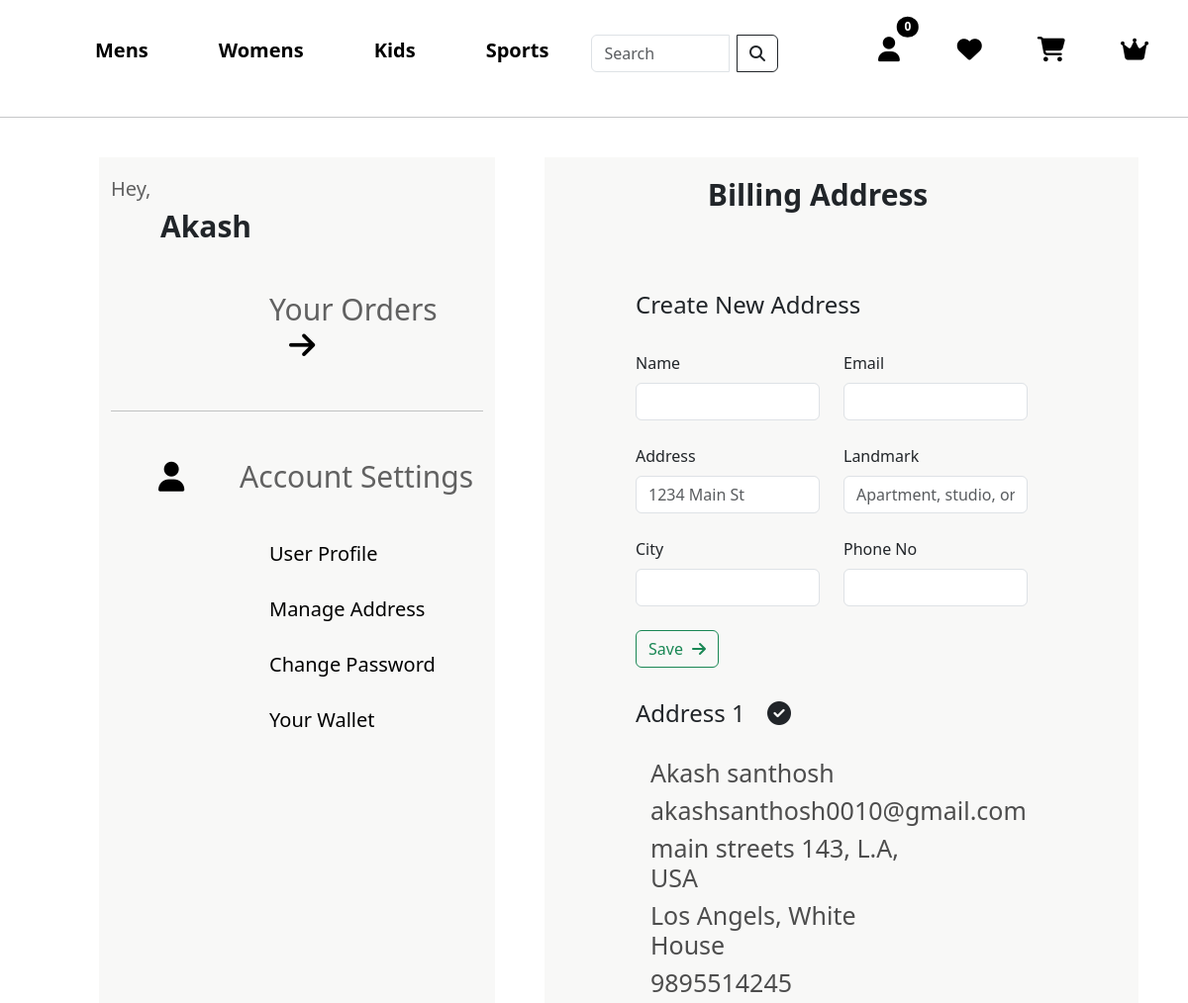
The page /user_address/ (signed in, upper part) on the database as committed earlier.
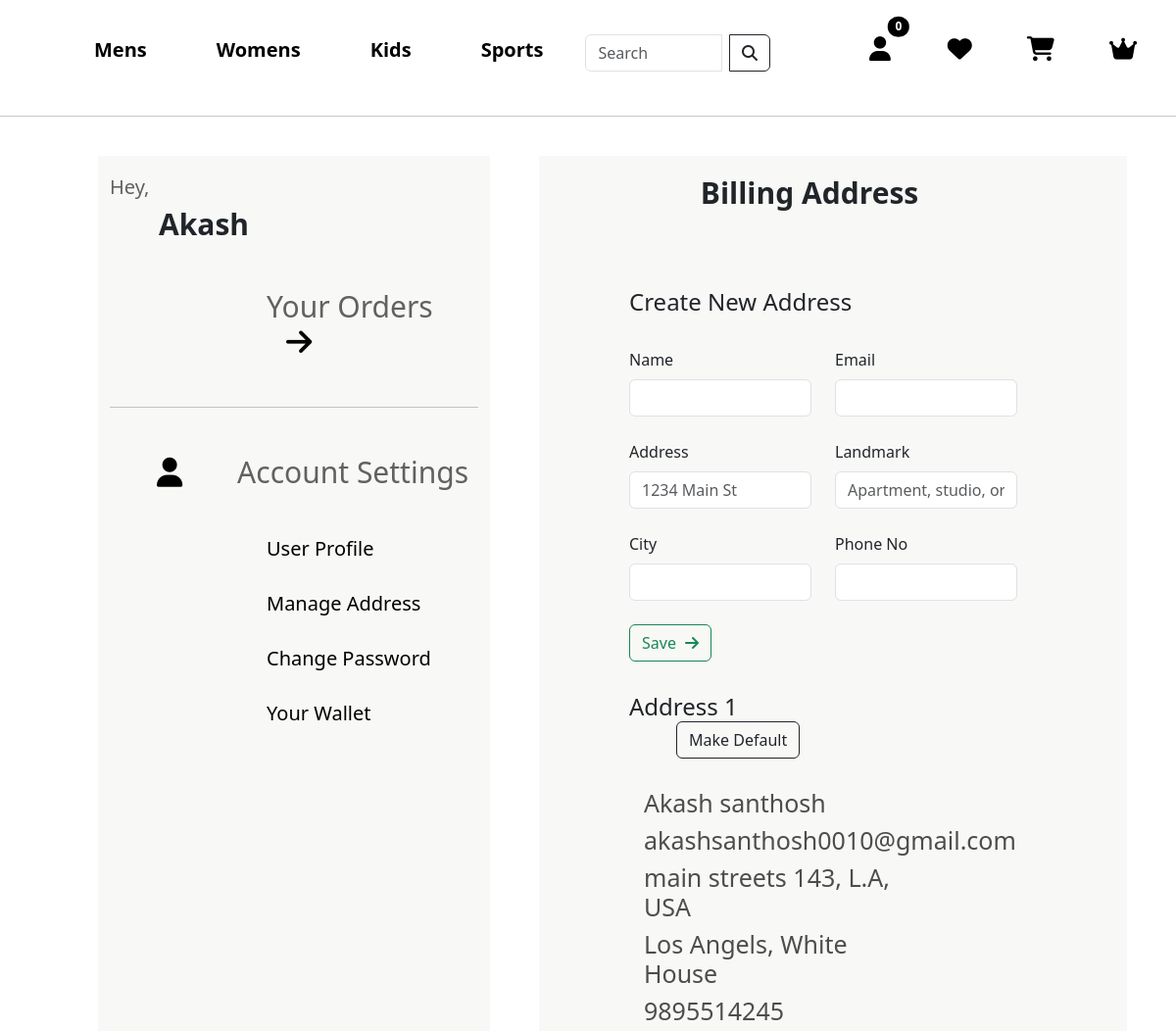
The same page on the database as committed later.
### core/models.py (models this page shows)
class Address(models.Model):
    user = models.ForeignKey(CustomUser, on_delete=models.SET_NULL, null=True)
    name = models.CharField(max_length=100, null=True)
    address = models.CharField(max_length=100, null=True)
    phone_no = models.CharField(max_length=12, null=True)
    city = models.CharField(max_length=100, null=True)
    landmark = models.CharField(max_length=100, null=True)
    email = models.EmailField()
    status = models.BooleanField(default=False)
    class Meta:
        verbose_name_plural = "Address"

### core/views.py (the view, shortened to what this page needs)
# urls.py: path('user_address/', views.user_address, name='user_address'),
def user_address(request):
    user = request.user
    try:
        user_details = Address.objects.filter(user=user)
    except Address.DoesNotExist:
        user_details = None
    context = {'user_details' : user_details}
    return render(request, 'user_address.html', context)

### core/context_processor.py (called while the page is built)
def default(request):
    top = TopCategory.objects.all()
    cat = Category.objects.all()
    min_max_price = Product.objects.aggregate(Min('price'), Max('price'))
    return {
        'top':top,
        'cat': cat,
        'min_max_price': min_max_price
    }

### templates/user_address.html (shortened to what the changed rows need)
{% extends 'base.html' %}
{% block content %}
{% load static %}
<link rel="stylesheet" type="text/css" href="{% static 'profile.css' %}">
<section>
    <div class="container-fluid">
        <div class="row">
            <div class="col-lg-6" style="margin-left: 50px; background-color: rgb(248, 248, 247);">
                <div class="row" >
                    {% for user in user_details %}
                    <div class="col-md-6" style="margin-left: 5rem; margin-top: 2rem;">
                        <h4>Address {{ forloop.counter }}
                            {% if user.status %}
                            <span style="margin-left: 4rem;">
                                <i data-address-id="{{ user.id }}" style="margin-left: -3rem;" class="fa-solid fa-circle-check check{{ user.id }} check"></i>
                            </span>
                            {% else %}
                            <span>
                                <button data-address-id="{{ user.id }}" style="margin-left: 3rem;" class="btn btn-outline-dark make-default-address button{{ user.id }} action_btn">Make Default</button>
                            </span>
                            {% endif %}
                        </h4>
                        <div class="billing" style="margin-top: 30px; margin-left: 15px;">
                            <h5 style="font-size: 25px; margin-bottom: 8px; color: rgb(77, 77, 77);">{{ user.name }}</h5>
                            <h5 style="font-size: 25px; margin-bottom: 8px; color: rgb(77, 77, 77);">{{ user.email }}</h5>
                            <h5 style="font-size: 25px; margin-bottom: 8px; color: rgb(77, 77, 77);">{{ user.address}}</h5>
                            <h5 style="font-size: 25px; margin-bottom: 8px; color: rgb(77, 77, 77);">{{ user.city }}, {{ user.landmark }}</h5>
                            <h5 style="font-size: 25px; margin-bottom: 8px; color: rgb(77, 77, 77);">{{ user.phone_no }} </h5>
                        </div>
                    </div>
                    {% endfor %}
                </div>
            </div>
        </div>
    </div>
</section>
{% endblock content%}

Rows that differ between the two databases and show on the page:
changed Address "Akash santhosh": now shows "Make Default"
